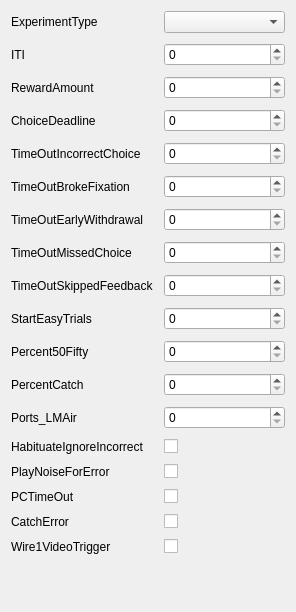
             <widget class="QWidget" name="generalScrollAreaWidgetContents">
              <property name="geometry">
               <rect>
                <x>0</x>
                <y>0</y>
                <width>296</width>
                <height>612</height>
               </rect>
              </property>
              <layout class="QGridLayout" name="gridLayout_9">
               <item row="0" column="0">
                <layout class="QFormLayout" name="generalFormLayout">
                 <property name="rowWrapPolicy">
                  <enum>QFormLayout::DontWrapRows</enum>
                 </property>
                 <property name="horizontalSpacing">
                  <number>10</number>
                 </property>
                 <property name="verticalSpacing">
                  <number>10</number>
                 </property>
                 <item row="0" column="0">
                  <widget class="QLabel" name="experimentTypeLabel">
                   <property name="text">
                    <string>ExperimentType</string>
                   </property>
                  </widget>
                 </item>
                 <item row="0" column="1">
                  <widget class="QComboBox" name="ExperimentType">
                   <property name="editable">
                    <bool>false</bool>
                   </property>
                  </widget>
                 </item>
                 <item row="1" column="0">
                  <widget class="QLabel" name="iTILabel">
                   <property name="text">
                    <string>ITI</string>
                   </property>
                  </widget>
                 </item>
                 <item row="1" column="1">
                  <widget class="QSpinBox" name="ITI"/>
                 </item>
                 <item row="2" column="0">
                  <widget class="QLabel" name="rewardAmountLabel">
                   <property name="text">
                    <string>RewardAmount</string>
                   </property>
                  </widget>
                 </item>
                 <item row="2" column="1">
                  <widget class="QSpinBox" name="RewardAmount"/>
                 </item>
                 <item row="3" column="0">
                  <widget class="QLabel" name="choiceDeadlineLabel">
                   <property name="text">
                    <string>ChoiceDeadline</string>
                   </property>
                  </widget>
                 </item>
                 <item row="3" column="1">
                  <widget class="QSpinBox" name="ChoiceDeadline"/>
                 </item>
                 <item row="4" column="0">
                  <widget class="QLabel" name="timeOutIncorrectChoiceLabel">
                   <property name="text">
                    <string>TimeOutIncorrectChoice</string>
                   </property>
                  </widget>
                 </item>
                 <item row="4" column="1">
                  <widget class="QSpinBox" name="TimeOutIncorrectChoice"/>
                 </item>
                 <item row="5" column="0">
                  <widget class="QLabel" name="timeOutBrokeFixationLabel">
                   <property name="text">
                    <string>TimeOutBrokeFixation</string>
                   </property>
                  </widget>
                 </item>
                 <item row="5" column="1">
                  <widget class="QSpinBox" name="TimeOutBrokeFixation"/>
                 </item>
                 <item row="6" column="0">
                  <widget class="QLabel" name="timeOutEarlyWithdrawalLabel">
                   <property name="text">
                    <string>TimeOutEarlyWithdrawal</string>
                   </property>
                  </widget>
                 </item>
                 <item row="6" column="1">
                  <widget class="QSpinBox" name="TimeOutEarlyWithdrawal"/>
                 </item>
                 <item row="7" column="0">
                  <widget class="QLabel" name="timeOutMissedChoiceLabel">
                   <property name="text">
                    <string>TimeOutMissedChoice</string>
                   </property>
                  </widget>
                 </item>
                 <item row="7" column="1">
                  <widget class="QSpinBox" name="TimeOutMissedChoice"/>
                 </item>
                 <item row="8" column="0">
                  <widget class="QLabel" name="timeOutSkippedFeedbackLabel">
                   <property name="text">
                    <string>TimeOutSkippedFeedback</string>
                   </property>
                  </widget>
                 </item>
                 <item row="8" column="1">
                  <widget class="QSpinBox" name="TimeOutSkippedFeedback"/>
                 </item>
                 <item row="9" column="0">
                  <widget class="QLabel" name="startEasyTrialsLabel">
                   <property name="text">
                    <string>StartEasyTrials</string>
                   </property>
                  </widget>
                 </item>
                 <item row="9" column="1">
                  <widget class="QSpinBox" name="StartEasyTrials"/>
                 </item>
                 <item row="10" column="0">
                  <widget class="QLabel" name="percent50FiftyLabel">
                   <property name="text">
                    <string>Percent50Fifty</string>
                   </property>
                  </widget>
                 </item>
                 <item row="10" column="1">
                  <widget class="QSpinBox" name="Percent50Fifty"/>
                 </item>
                 <item row="11" column="0">
                  <widget class="QLabel" name="percentCatchLabel">
                   <property name="text">
                    <string>PercentCatch</string>
                   </property>
                  </widget>
                 </item>
                 <item row="11" column="1">
                  <widget class="QSpinBox" name="PercentCatch"/>
                 </item>
                 <item row="12" column="0">
                  <widget class="QLabel" name="ports_LMAirLabel">
                   <property name="text">
                    <string>Ports_LMAir</string>
                   </property>
                  </widget>
                 </item>
                 <item row="12" column="1">
                  <widget class="QSpinBox" name="Ports_LMAir"/>
                 </item>
                 <item row="13" column="0">
                  <widget class="QLabel" name="habituateIgnoreIncorrectLabel">
                   <property name="text">
                    <string>HabituateIgnoreIncorrect</string>
                   </property>
                  </widget>
                 </item>
                 <item row="13" column="1">
                  <widget class="QCheckBox" name="HabituateIgnoreIncorrect"/>
                 </item>
                 <item row="14" column="0">
                  <widget class="QLabel" name="playNoiseForErrorLabel">
                   <property name="text">
                    <string>PlayNoiseForError</string>
                   </property>
                  </widget>
                 </item>
                 <item row="14" column="1">
                  <widget class="QCheckBox" name="PlayNoiseForError"/>
                 </item>
                 <item row="15" column="0">
                  <widget class="QLabel" name="pCTimeOutLabel">
                   <property name="text">
                    <string>PCTimeOut</string>
                   </property>
                  </widget>
                 </item>
                 <item row="15" column="1">
                  <widget class="QCheckBox" name="PCTimeOut"/>
                 </item>
                 <item row="16" column="0">
                  <widget class="QLabel" name="catchErrorLabel">
                   <property name="text">
                    <string>CatchError</string>
                   </property>
                  </widget>
                 </item>
                 <item row="16" column="1">
                  <widget class="QCheckBox" name="CatchError"/>
                 </item>
                 <item row="17" column="0">
                  <widget class="QLabel" name="wire1VideoTriggerLabel">
                   <property name="text">
                    <string>Wire1VideoTrigger</string>
                   </property>
                  </widget>
                 </item>
                 <item row="17" column="1">
                  <widget class="QCheckBox" name="Wire1VideoTrigger"/>
                 </item>
                </layout>
               </item>
              </layout>
             </widget>
